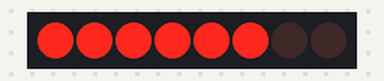
Recording of a sketch running on a simulated Arduino Uno, built with avr-gcc and run on an emulated ATmega328P. On the bench: 8 shift-register outputs drawn as a row of LEDs (first output left, lit = HIGH). Wiring (inferred from the names in the program): shift register (74HC595): data pin 8; shift clock pin 6; latch pin 7. Wiring (inferred from the signals the program sends): row of LEDs: on Q0, Q1, Q2, Q3, Q4, Q5, Q6, Q7.

Above: at 0.5 s.
At 2.5 s:
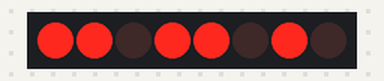
At 3.5 s:
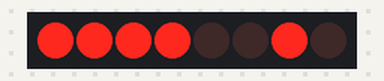
At 5.5 s:
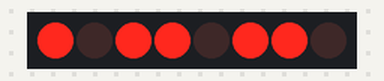
At 8.5 s:
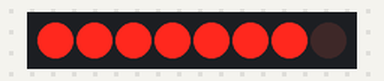
At 11.5 s:
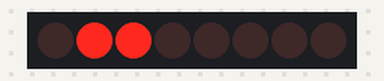
Timing chart, 0 to 13.0 s (numbered marks = the images above):
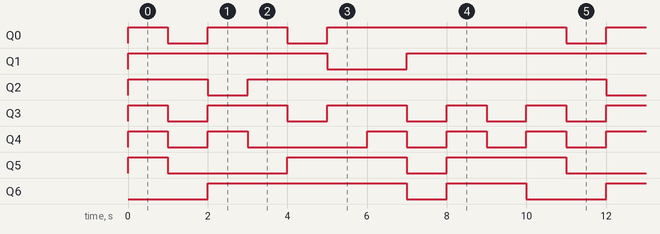

The sketch:

SiedmosegmentowyRejestr.ino
```cpp
int latchPin = 7;
int dataPin = 8;
int clockPin = 6;

void setup() {
  // put your setup code here, to run once:
  pinMode(latchPin, OUTPUT);
  pinMode(dataPin, OUTPUT);
  pinMode(clockPin, OUTPUT);
}

void loop() {
  // put your main code here, to run repeatedly:
  digitalWrite(latchPin, LOW);
  shiftOut(dataPin, clockPin, MSBFIRST, 63);
  digitalWrite(latchPin, HIGH);
  delay(1000);

  digitalWrite(latchPin, LOW);
  shiftOut(dataPin, clockPin, MSBFIRST, 6);
  digitalWrite(latchPin, HIGH);
  delay(1000);

  digitalWrite(latchPin, LOW);
  shiftOut(dataPin, clockPin, MSBFIRST, 91);
  digitalWrite(latchPin, HIGH);
  delay(1000);

  digitalWrite(latchPin, LOW);
  shiftOut(dataPin, clockPin, MSBFIRST, 79);
  digitalWrite(latchPin, HIGH);
  delay(1000);

  digitalWrite(latchPin, LOW);
  shiftOut(dataPin, clockPin, MSBFIRST, 102);
  digitalWrite(latchPin, HIGH);
  delay(1000);

  digitalWrite(latchPin, LOW);
  shiftOut(dataPin, clockPin, MSBFIRST, 109);
  digitalWrite(latchPin, HIGH);
  delay(1000);

  digitalWrite(latchPin, LOW);
  shiftOut(dataPin, clockPin, MSBFIRST, 125);
  digitalWrite(latchPin, HIGH);

  delay(1000);
  digitalWrite(latchPin, LOW);
  shiftOut(dataPin, clockPin, MSBFIRST, 7);
  digitalWrite(latchPin, HIGH);
  delay(1000);

  digitalWrite(latchPin, LOW);
  shiftOut(dataPin, clockPin, MSBFIRST, 127);
  digitalWrite(latchPin, HIGH);
  delay(1000);

  digitalWrite(latchPin, LOW);
  shiftOut(dataPin, clockPin, MSBFIRST, 103);
  digitalWrite(latchPin, HIGH);
  delay(1000);


}
```

Measured:
- by itself, Q0: repeats every 10.0 s: LOW 1.0 s, HIGH 2.0 s, LOW 1.0 s, HIGH 6.0 s
- by itself, Q1: repeats every 10.0 s: LOW 2.0 s, HIGH 8.0 s
- by itself, Q2: repeats every 10.0 s: LOW 1.0 s, HIGH 9.0 s
- by itself, Q3: repeats every 10.0 s: 2 × (LOW 1.0 s, HIGH 2.0 s), 2 × (LOW 1.0 s, HIGH 1.0 s)
- by itself, Q4: repeats every 10.0 s: LOW 1.0 s, HIGH 1.0 s, LOW 3.0 s, 2 × (HIGH 1.0 s, LOW 1.0 s), HIGH 1.0 s
- by itself, Q5: repeats every 10.0 s: LOW 3.0 s, HIGH 3.0 s, LOW 1.0 s, HIGH 3.0 s
- by itself, Q6: repeats every 10.0 s: LOW 1.0 s, HIGH 2.0 s, LOW 2.0 s, HIGH 5.0 s
